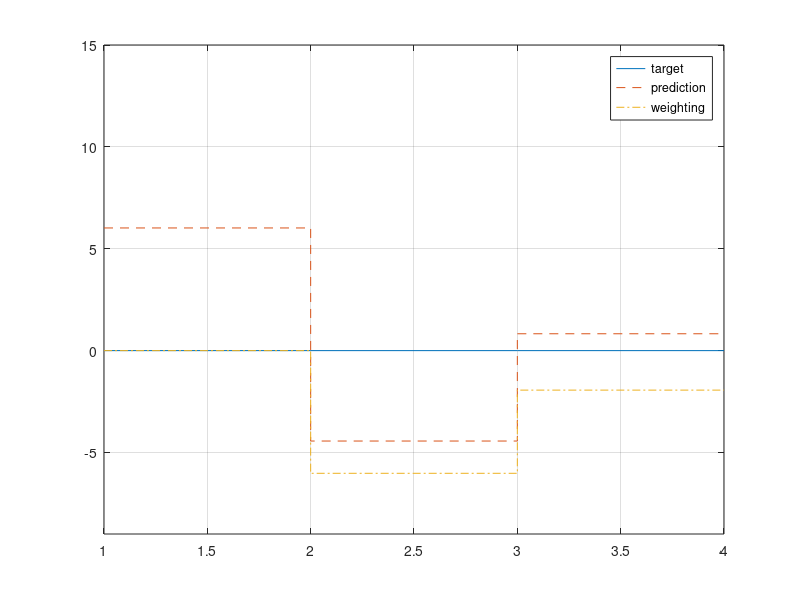

MATLAB code for this plot:
close all

alpha = [1 0.5 0.8];

%alpha = alpha / sum(alpha);
Ht = [1 1 1];
Hp = [2 0.6 1.1];

k = length(alpha);

err = abs(20 * log10(Ht ./ Hp));

errorAlphaK = 20 * log10(sum(10 .^ (err / 20) .* alpha) / k)

errorAlpha = 20 * log10(sum(10 .^ (err / 20) .* alpha))

errorK = 20 * log10(sum(10 .^ (err / 20)) / k)

error = 20 * log10(sum(10 .^ (err / 20) .* alpha) / sum(alpha))


for i = 1:k
    idx = 2 * i - 1:2 * i;
    x(idx) = i:i + 1;
    HtPlot(idx) = 20 * log10(Ht(i));
    HpPlot(idx) = 20 * log10(Hp(i));
    alphaPlot(idx) = 20 * log10(alpha(i));
end

figure
plot(x, HtPlot)
hold on
plot(x, HpPlot, '--')
plot(x, alphaPlot, '-.')
grid on
ylim([-9 15])
legend('target', 'prediction', 'weighting')
